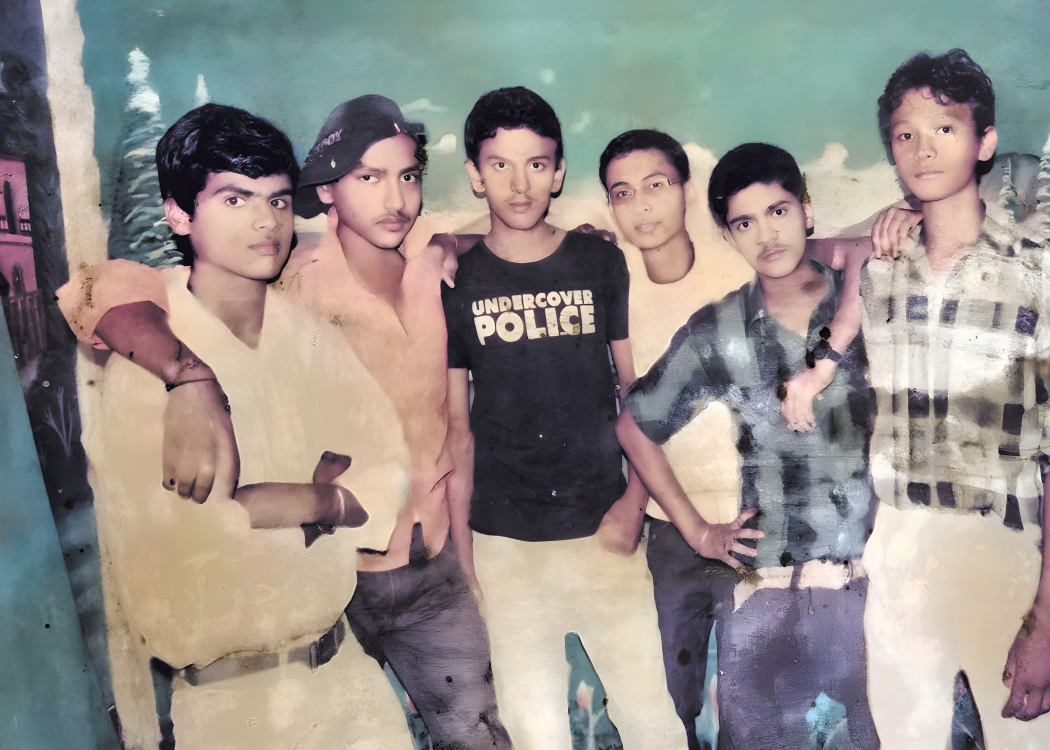
#> input picture media/old-photo/friends-ai-7x5.jpg, 4200 x 3000 px (shown at 1/4 size)
$ python -i makeover.py   (imports and definitions only)   (older library calls are emulated)
#> lines starting #> are read from the running program, lines starting #| are printed output that depends on the picture
"""Mock-ups of the bedroom made over, from three phone photos.

What each photo gets, the same changes a real makeover would make:

  1. Ceiling, in four finishes:
       paint   the underside of the cement roof sheets painted warm white
               (their ridges still show faintly) and the rafters, battens
               and beams given a polished walnut finish;
       chatai, ply, gypsum
               a false ceiling fixed to the underside of the rafters,
               inclined with the roof, hiding the rafters, battens and
               sheets; the big beams, the fan and the wall plates stay in
               view. Bamboo mat and ply are drawn at the photo's own
               resolution in each roof face's coordinates, their strips or
               grain running down the slope.
     The sheets are found against their own neighbourhood (each pixel
     against the darkest and brightest within 81 px), so sheets in shadow
     still count as sheets.
  2. Clutter out. The saree hammock, the hanging bags and clothes, the box
     and basket, the bundle and the loose wires are removed and the wall
     behind them filled in by LaMa (../old-photo/deep_clean.py).
  3. Curtains. The busy black-and-white print is replaced with plain linen
     in warm sand. The folds are kept: the print is averaged away along
     each fold, so only the folds' own light remains.
  4. Light. A string of warm fairy lights hangs below the main beam, the
     whole room gets a warm evening tone and a soft vignette.
  5. In the main view, the restored photo of the six friends hangs framed
     on the middle wall.

    pip install numpy opencv-python-headless onnx onnxruntime
    python3 media/room-makeover/makeover.py

Each view is written as <view>-after.jpg (painted), <view>-chatai-after.jpg,
-ply-after.jpg and -gypsum-after.jpg, with before/after pairs, and
<view>-ceilings.jpg compares the three false ceilings.
"""

import sys
from pathlib import Path

import cv2
import numpy as np

HERE = Path(__file__).resolve().parent
sys.path.insert(0, str(HERE.parent / "old-photo"))
from deep_clean import Lama  # noqa: E402

FRIENDS = HERE.parent / "old-photo" / "friends-ai-7x5.jpg"

# Per photo: the ceiling outline, what to remove (polygons and thick lines),
# the curtain outline, and the fairy-light string (start, end, sag in px).
VIEWS = {
    "room-main": {
        "ceiling": [(0, 0), (1280, 0), (1280, 200), (1150, 192), (860, 292), (600, 284), (330, 258), (300, 240),
                    (0, 96)],
        "beams": [[(0, 0), (500, 0), (1280, 110), (1280, 205), (1000, 165), (600, 110), (300, 70), (0, 50)]],
        "clutter": [(0, 140), (1040, 140), (1040, 591), (0, 591)],     # where coloured clutter is looked for
        "remove": [
            [(355, 430), (475, 430), (475, 520), (355, 520)],                     # clothes under the hammock
            [(488, 338), (556, 338), (556, 446), (488, 446)],                     # the bag on the pillar
            [(815, 322), (890, 322), (890, 446), (815, 446)],                     # the red bag
            [(758, 432), (928, 432), (928, 591), (758, 591)],                     # the basket and box
            [(845, 530), (1035, 530), (1035, 591), (845, 591)],                   # the bundle
        ],
        "lines": [((462, 0), (462, 170), 16), ((295, 252), (365, 352), 6), ((452, 390), (520, 268), 6),
                  ((1140, 185), (1160, 210), 8)],
        "curtain": [(0, 150), (60, 170), (130, 205), (205, 240), (258, 262), (255, 591), (0, 591)],
        "fixtures": [[(592, 100), (672, 100), (672, 172), (592, 172)]],       # the ceiling fan
        "lights": ((80, 70), (1240, 214), 80),
        "frame": (642, 330, 170),
    },
    "room-door": {
        "ceiling": [(0, 0), (1280, 0), (1280, 215), (1180, 250), (975, 298), (720, 342), (580, 385), (470, 360),
                    (210, 400), (0, 370)],
        "beams": [[(0, 80), (60, 95), (595, 345), (585, 392), (540, 388), (0, 162)]],
        "clutter": [(100, 420), (260, 420), (260, 591), (100, 591)],
        "remove": [[(118, 434), (230, 434), (230, 582), (118, 582)]],               # the red bag
        "lines": [],
        "curtain": None,
        "lights": ((10, 165), (575, 400), 60),
        "frame": None,
    },
    "room-window": {
        "ceiling": [(0, 0), (1280, 0), (1280, 400), (1100, 405), (830, 360), (740, 362), (700, 345), (390, 330),
                    (90, 262), (0, 230)],
        "beams": [[(752, 330), (1280, 38), (1280, 192), (795, 392)]],
        "clutter": [(900, 380), (1280, 380), (1280, 591), (900, 591)],
        "remove": [[(1150, 60), (1280, 60), (1280, 300), (1200, 300)],              # rope and cloth on the beam
                   [(1125, 445), (1280, 445), (1280, 591), (1125, 591)]],           # the hammock's shaded end
        "lines": [((820, 205), (1170, 95), 9), ((600, 215), (830, 205), 6), ((760, 345), (1280, 470), 8),
                  ((830, 425), (1010, 520), 7), ((1120, 420), (1280, 500), 6)],
        "curtain": [(850, 420), (900, 418), (1000, 430), (1110, 440), (1120, 591), (850, 591)],
        "lights": ((780, 405), (1280, 205), 50),
        "frame": None,
    },
}
PHOTOS = {"room-main": "room-1.jpg", "room-door": "room-2.jpg", "room-window": "room-3.jpg"}


def normconv(v, w, s):
    return cv2.GaussianBlur(v * w, (0, 0), s) / (cv2.GaussianBlur(w, (0, 0), s) + 1e-4)


def poly_mask(shape, pts):
    m = np.zeros(shape[:2], np.uint8)
    cv2.fillPoly(m, [np.array(pts, np.int32)], 1)
    return m > 0


def to_lab(img):
    lab = cv2.cvtColor(img, cv2.COLOR_BGR2LAB).astype(np.float32)
    return lab[..., 0], lab[..., 1] - 128, lab[..., 2] - 128


def from_lab(L, A, B):
    lab = np.dstack([np.clip(L, 0, 255), np.clip(A + 128, 0, 255), np.clip(B + 128, 0, 255)]).astype(np.uint8)
    return cv2.cvtColor(lab, cv2.COLOR_LAB2BGR)


# ------------------------------------------------------------ 1. ceiling ----

# [202 lines left out: functions ceiling, roof_faces, rafter_direction, _noise, _sample, chatai and 4 more, not called in this run]


# ------------------------------------------------------------ 3. curtain ----

def curtain(img, outline):
    """Plain linen in warm sand, hanging in soft vertical folds, lit the way
    the old curtain was."""
    m = poly_mask(img.shape, outline)
    L, _, _ = to_lab(img)
    h, w = L.shape
    light = normconv(L, m.astype(np.float32), 40)
    light = np.clip(light / (np.percentile(light[m], 85) + 1e-3), 0.75, 1.1)
    rng = np.random.default_rng(5)
    x = np.arange(w, dtype=np.float32)
    folds = np.zeros(w, np.float32)
    for period, amp in ((34, 0.55), (21, 0.25), (57, 0.2)):
        folds += amp * np.sin(2 * np.pi * x / period + rng.uniform(0, 6.3))
    folds = 0.5 + 0.5 * folds / 1.0
    shade = 0.80 + 0.2 * np.clip(folds, 0, 1)[None, :].repeat(h, 0)
    weave = cv2.GaussianBlur(rng.normal(0, 2.5, L.shape).astype(np.float32), (0, 0), sigmaX=0.6, sigmaY=2.5)
    Lc = np.clip(212 * shade * light + weave, 0, 245)
    a = cv2.GaussianBlur(m.astype(np.float32), (0, 0), 1.2)[..., None]
    sand = from_lab(Lc, np.full_like(Lc, 4.0), np.full_like(Lc, 17.0))
    return (img * (1 - a) + sand * a).astype(np.uint8)


# -------------------------------------------------------------- 4. light ----

# [110 lines left out: functions fairy_lights, warm_grade, hang_photo, compare, side_by_side, main, not called in this run]


# [2 lines not run here, left out]

>>> import cv2
>>> picture = cv2.imread('../old-photo/friends-ai-7x5.jpg', cv2.IMREAD_GRAYSCALE)
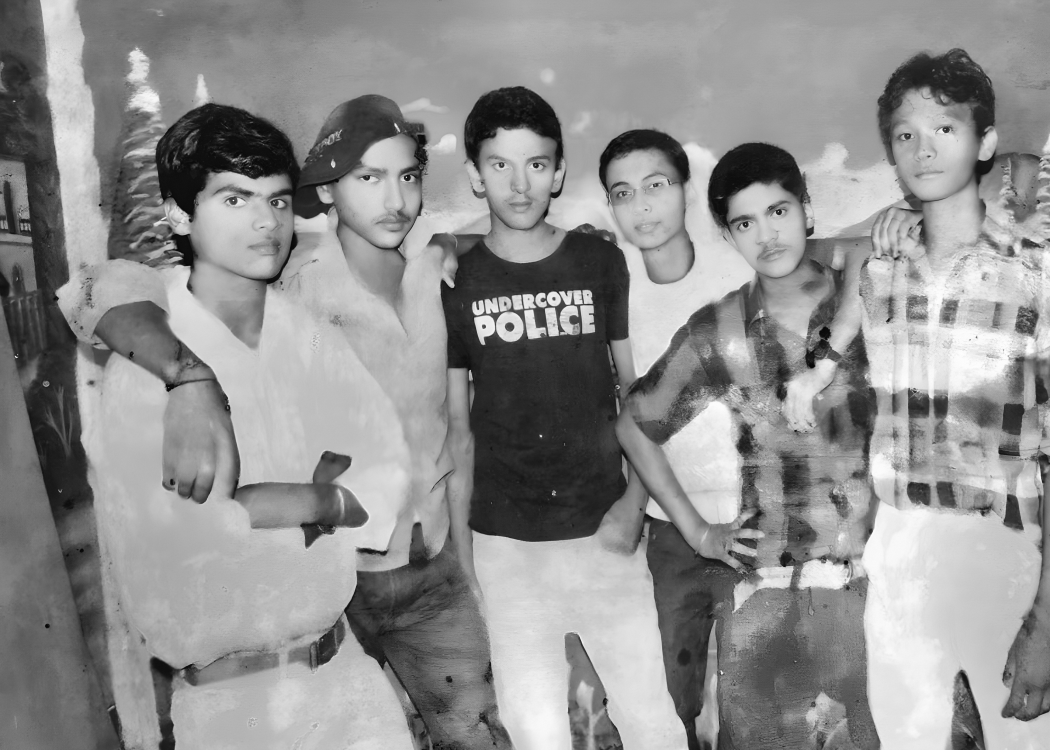
#> picture: shape (3000, 4200) (shown at 1/4 size); min 0, max 255, mean 144
>>> result = curtain(picture, 'out.png')
#> (the run stopped early here; a loop or call above may not have finished)

$ run again, on media/old-photo/friends-b.jpg
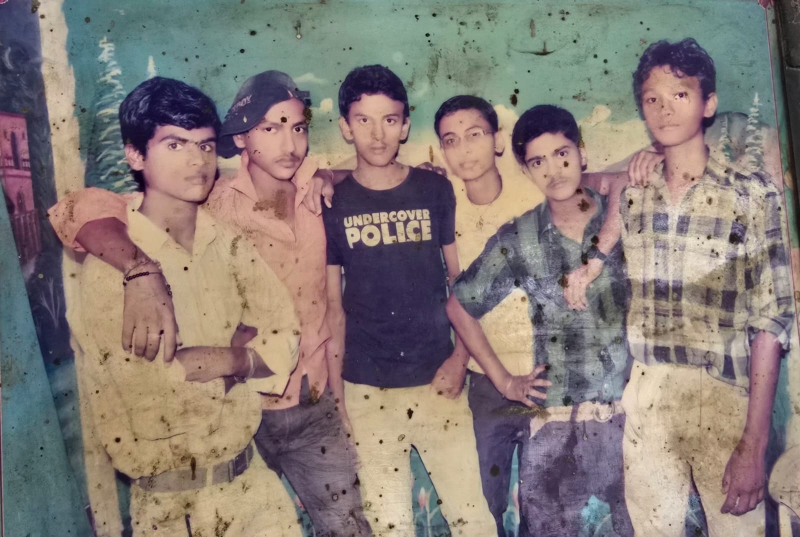
#> input picture media/old-photo/friends-b.jpg, 1600 x 1073 px (shown at 1/2 size)
#> `picture = cv2.imread('../old-photo/friends-ai-7x5.jpg', cv2.IMREAD_GRA..`:
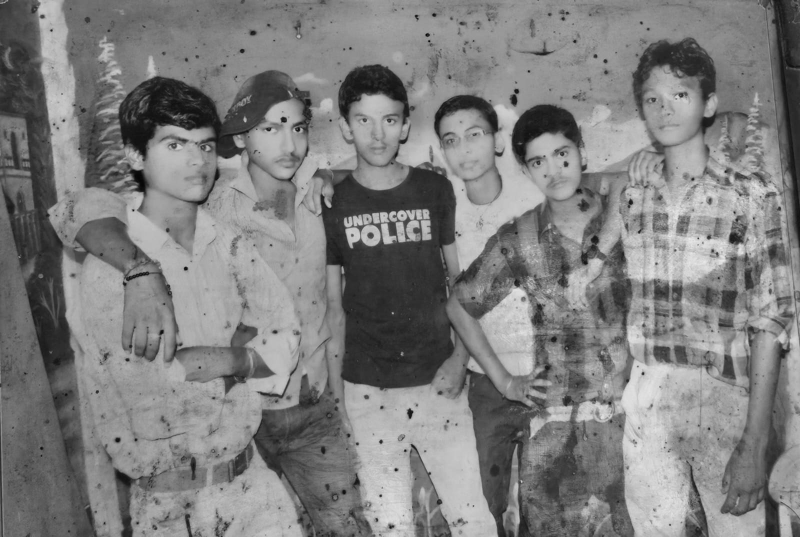
#> picture: shape (1073, 1600) (shown at 1/2 size); min 0, max 237, mean 126.8
